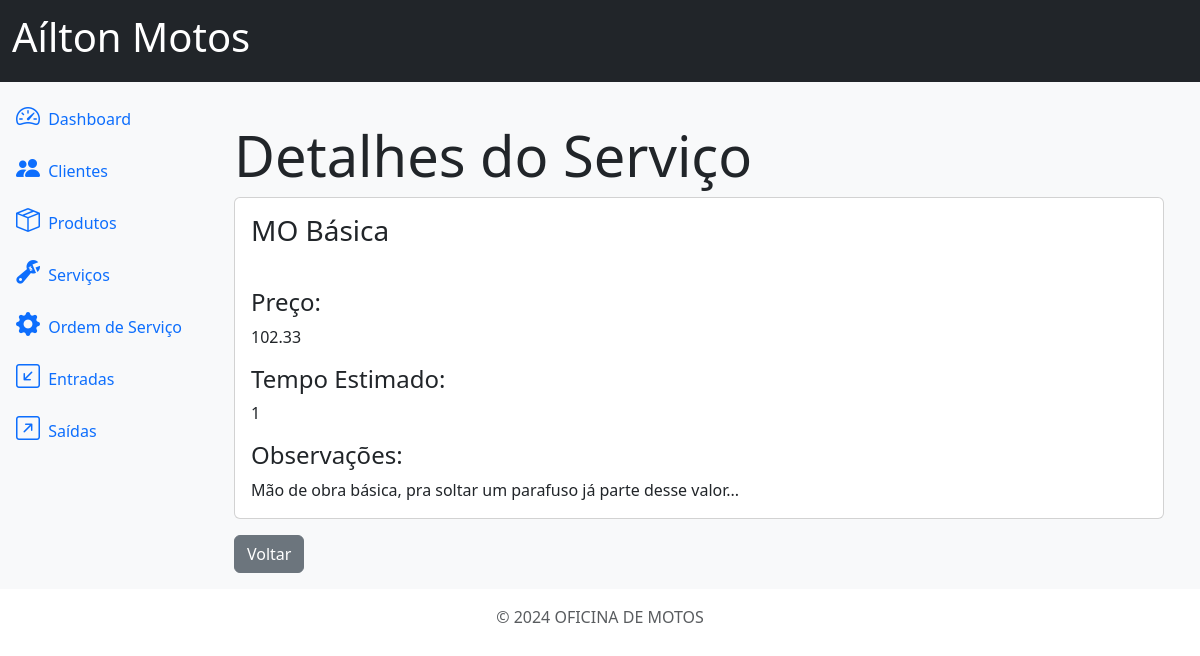
/services/1/detail, run on the app's committed database.
### services/models.py (models this page shows, shortened)
class Service(models.Model):
    id = models.AutoField(primary_key=True)
    name = models.CharField(max_length=500)
    price = models.DecimalField(max_digits=20, decimal_places=2)
    estimated_time = models.IntegerField(default=0, blank=True, null=True)
    comments = models.TextField(blank=True, null=True)

### services/views.py (the view)
# urls.py: path('services/<int:pk>/detail', ServiceDetailView.as_view(), name='services_detail'),
class ServiceDetailView(DetailView):
    model = Service
    template_name = 'services_detail.html'

### services/templates/services_detail.html
{% extends 'base.html' %}
{% block content %}
<div class="container mt-4">
    <h3 class="display-4">Detalhes do Serviço</h3>
    <div class="card">
        <div class="card-body">
            <h3 class="card-title">{{ object.name }}</h3>
        </div>
        <div class="card-body">
            <h4>Preço:</h4>
            <p>{{ object.price }}</p>
            <h4>Tempo Estimado:</h4>
            <p>{{ object.estimated_time }}</p>
            <h4>Observações:</h4>
            <p class="card-text">{{ object.comments }}</p>
        </div>
    </div>
    <a href="{% url 'services' %}" class="btn btn-secondary mt-3">Voltar</a>
</div>
{% endblock %}

### data on the page
Service: name "MO Básica", price "102.33", estimated_time "1", comments "Mão de obra básica, pra soltar um parafuso já parte desse valor..."
